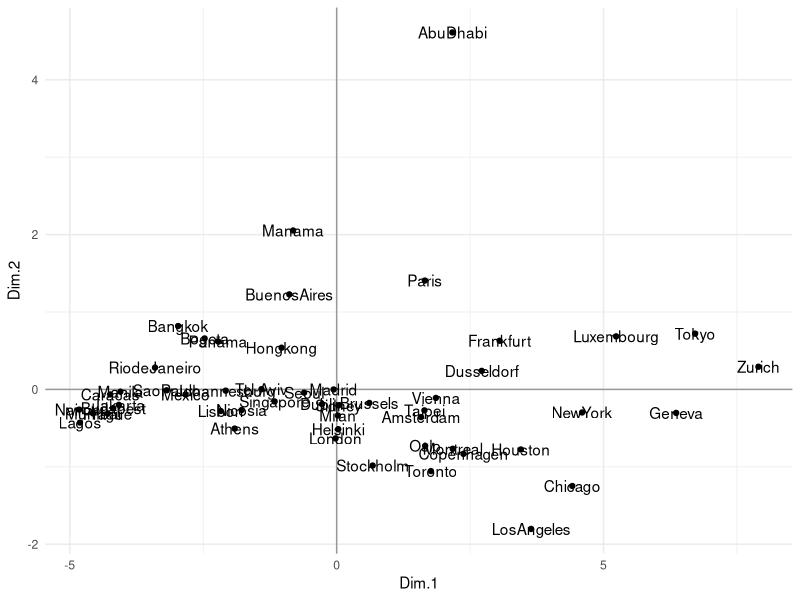
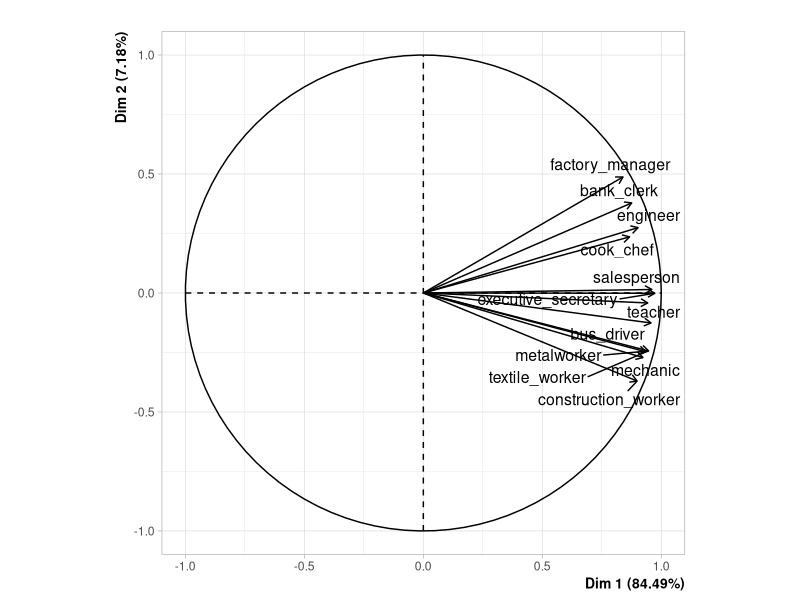
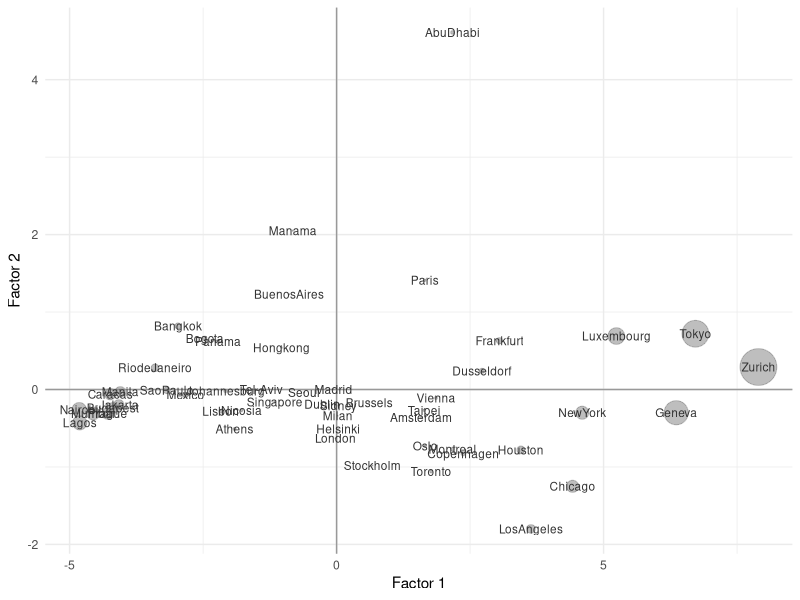
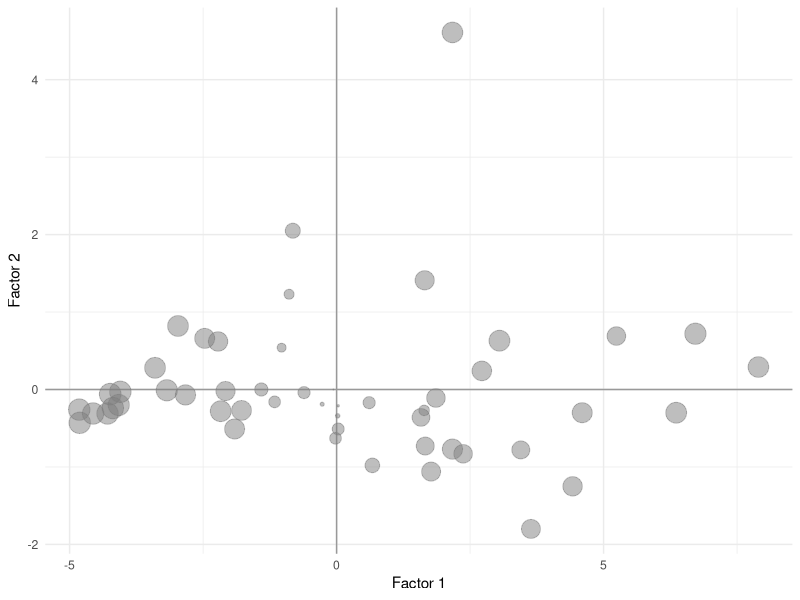

Recreate these plots in R, in order.
# PCA of dataset cities94.csv
# Results for sections 2.1 and 2.2

# packages
library(FactoMineR)
library(ggplot2)

# working directory is the top-level directory
cities <- read.csv('data/cities94.csv', stringsAsFactors = FALSE)

# names of active variables
active <- c(
  "teacher", "bus_driver", "mechanic", "construction_worker",
  "metalworker", "cook_chef", "factory_manager", "engineer",
  "bank_clerk", "executive_secretary", "salesperson", "textile_worker")

# removing missing values
dat <- na.omit(cities[ ,c('city', active)])


# table 1.4: summary statistics
summary(dat)

active_vars_statistics <- cbind.data.frame(
  #variable = active,
  weight = nrow(dat),
  mean = colMeans(dat[ ,-1]),
  stdev = apply(dat[ ,-1], 2, sd),
  min = apply(dat[ ,-1], 2, min),
  max = apply(dat[, -1], 2, max)
)
active_vars_statistics


# PCA
pca <- PCA(dat[ ,active], graph = FALSE)


# eigenvalues (table 2.1)
eigs <- data.frame(
  num = 1:nrow(pca$eig),
  eigenvalues = round(pca$eig[,1], 4),
  percentage = round(pca$eig[,2], 2),
  cumulative = round(pca$eig[,3], 2)
)
rownames(eigs) = 1:nrow(eigs)
write.csv(eigs, file = 'data/eigenvalues.csv')


# first factorial plane
pca_ind <- as.data.frame(pca$ind$coord)
pca_ind$city <- dat$city
head(pca_ind)


# figure 1.9 (first factorial plane)
fig_1_9 <- ggplot(data = pca_ind, aes(x = Dim.1, y = Dim.2)) + 
  geom_vline(xintercept = 0, color = 'gray60') +
  geom_hline(yintercept = 0, color = 'gray60') +
  geom_point() + 
  geom_text(aes(label = city)) +
  theme_minimal()

ggsave(filename = 'images/figure-1-9.png', plot = fig_1_9, 
       width = 7, height = 5)


# figure 1.11 (circle of correlations)
png("../images/figure-1-11.png", 
    height = 1000, width = 1000, res = 200)
plot(pca, choix = 'var', las = 1, title = '')
dev.off()



# table 2.2: results for individuals
n <- nrow(dat)
dat_scaled <- sqrt(n/(n-1)) * scale(dat[,-1])

pca_inds <- data.frame(
  city = dat$city,
  wgt = round(100/nrow(dat), 2),
  disto = round(apply(dat_scaled, 1, function(x) sum(x^2)), 2),
  coord1 = round(pca$ind$coord[,1], 2),
  coord2 = round(pca$ind$coord[,2], 2),
  contr1 = round(pca$ind$contrib[,1], 2),
  contr2 = round(pca$ind$contrib[,2], 2),
  cosqr1 = round(pca$ind$cos2[,1], 2),
  cosqr2 = round(pca$ind$cos2[,2], 2)
)

save(pca_inds, file = 'data/table-2-2.RData')


# figure 2.3 (factorial plane, size of cities with contributions)
fig_2_3 <- ggplot(data = pca_inds, aes(x = coord1, y = coord2)) + 
  geom_vline(xintercept = 0, color = 'gray60') +
  geom_hline(yintercept = 0, color = 'gray60') +
  geom_point(size = pca_inds$contr1, color = 'gray50', alpha = 0.5) +   
  geom_text(aes(label = city), size = 3, color = 'gray20') +
  xlab('Factor 1') +
  ylab('Factor 2') +
  theme_minimal()

ggsave(filename = 'images/figure-2-3.png', plot = fig_2_3, 
       width = 7, height = 5)


# figure 2.5 (factorial plane, squared cosines)
fig_2_5 <- ggplot(data = pca_inds, aes(x = coord1, y = coord2)) + 
  geom_vline(xintercept = 0, color = 'gray60') +
  geom_hline(yintercept = 0, color = 'gray60') +
  geom_point(size = 7*rowSums(pca_inds[ ,c('cosqr1', 'cosqr2')]), 
             color = 'gray50', alpha = 0.5) +   
 # geom_text(aes(label = city), size = 3, color = 'gray20') +
  xlab('Factor 1') +
  ylab('Factor 2') +
  theme_minimal()

ggsave(filename = 'images/figure-2-5.png', plot = fig_2_5, 
       width = 7, height = 5)


# table 2.3: results for variables
pca_vars <- data.frame(
  coord1 = round(pca$var$coord[,1], 2),
  coord2 = round(pca$var$coord[,2], 2),
  coord3 = round(pca$var$coord[,3], 2),
  cor1 = round(pca$var$cor[,1], 2),
  cor2 = round(pca$var$cor[,2], 2),
  cor3 = round(pca$var$cor[,3], 2)
)

save(pca_vars, file = 'data/table-2-3.RData')


# table 2.4: correlations of all variables
var_labels <- c(
  'tea', 'bus', 'mec', 'con', 'met', 'coo', 'dep',
  'eng', 'ban', 'exe', 'sal', 'tex'
)

aux <- order(pca$var$cor[ ,1], decreasing = TRUE)
var_corrs <- round(cor(dat[, active])[aux, aux], 2)
var_corrs[upper.tri(var_corrs, diag = TRUE)] <- NA
rownames(var_corrs) <- var_labels[aux]
colnames(var_corrs) <- var_labels[aux]

save(var_corrs, file = 'data/table-2-4.RData')
